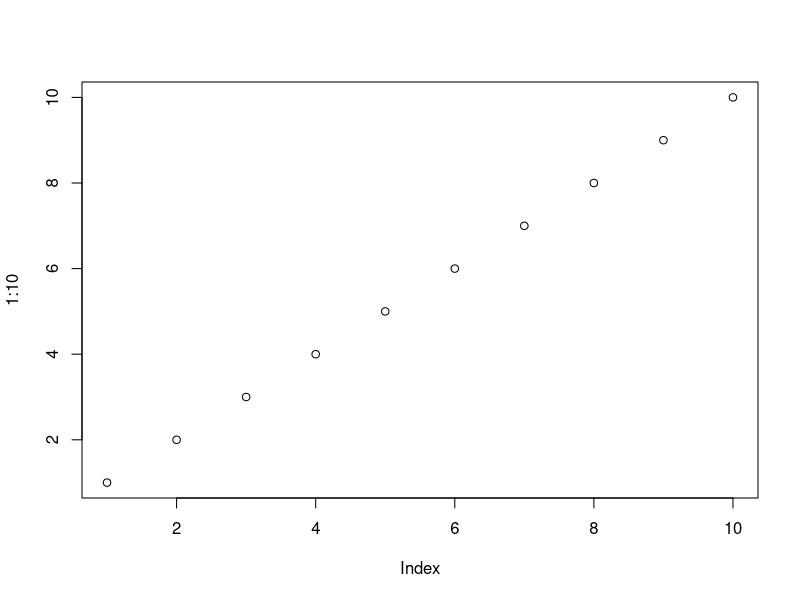
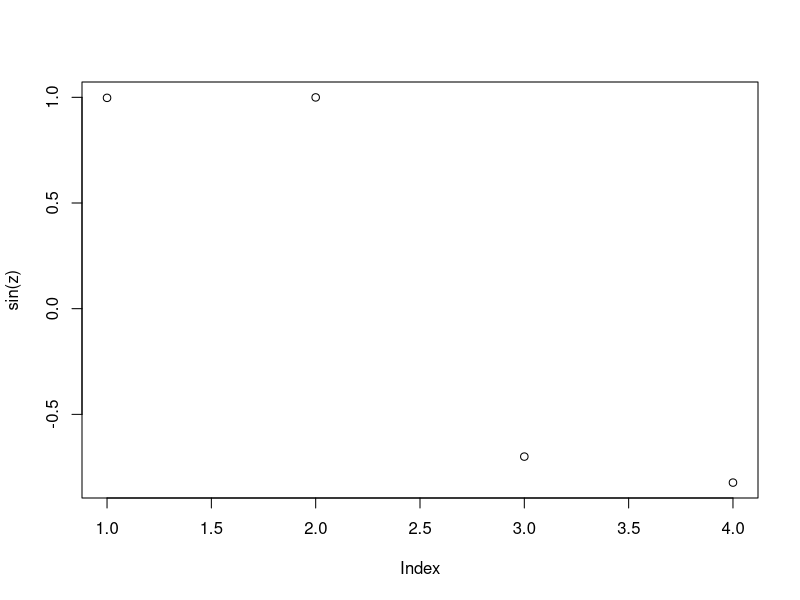

R code for these plots, in order:
plot(1:10)
#built in function in R Programming
x<-5
print(abs(x))
y<- sqrt(x)
print(sqrt(x))
print(ceiling(y))
print(floor(y))
z<-c(1.5,1.6,10.2,11.6)
print(trunc(z))
print(sin(z))
plot(sin(z))
s2="acvdffsbc"
pat<-"abc" 
  print(grep(pat,s2))
